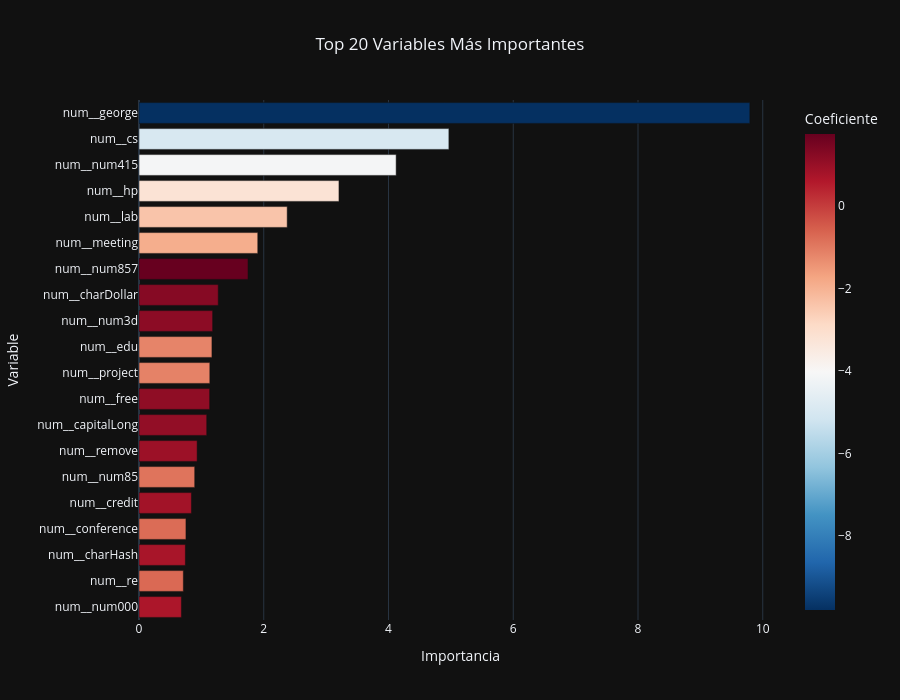

Here is the notebook cell this chart was saved with:
### Code cell
# ================================================ #
# 32. IMPORTANCIA DE VARIABLES REGRESIÓN LOGÍSTICA #
# ================================================ #

# OBTENER NOMBRES DE VARIABLES
feature_names = (
    best_model.named_steps["preprocessing"]
    .get_feature_names_out()
)

# COEFICIENTES DEL MODELO
coeficients = (
    best_model.named_steps["model"]
    .coef_[0]
)

importance_df = pd.DataFrame({
    "Variable": feature_names,
    "Coeficiente": coeficients,
    "Importancia": np.abs(coeficients)
})

importance_df = (
    importance_df
    .sort_values(
        by="Importancia",
        ascending=False
    )
)

# TOP VARIABLES
top_importance = importance_df.head(20)

print(top_importance)

# GRÁFICA
fig = px.bar(
    top_importance,
    x="Importancia",
    y="Variable",
    orientation="h",
    color="Coeficiente",
    color_continuous_scale="RdBu_r",
    title="Top 20 Variables Más Importantes"
)

fig.update_layout(
    template="plotly_dark",
    title_x=0.5,
    height=700,
    yaxis=dict(
        categoryorder="total ascending"
    )
)

fig.show()

### Figure 1 — Plotly figure (JSON) as saved in the notebook; plotly's stock layout.template omitted (floating-point values rounded to 4 significant figures)
{"data": [{"hovertemplate": "Importancia=%{x}<br>Variable=%{y}<br>Coeficiente=%{marker.color}<extra></extra>", "legendgroup": "", "marker": {"color": [-9.793, -4.968, -4.123, -3.206, -2.376, -1.904, 1.748, 1.271, 1.18, -1.169, -1.135, 1.133, 1.086, 0.9319, -0.8931, 0.8402, -0.7527, 0.7433, -0.7109, 0.6796], "coloraxis": "coloraxis", "pattern": {"shape": ""}}, "name": "", "orientation": "h", "showlegend": false, "textposition": "auto", "type": "bar", "x": [9.793, 4.968, 4.123, 3.206, 2.376, 1.904, 1.748, 1.271, 1.18, 1.169, 1.135, 1.133, 1.086, 0.9319, 0.8931, 0.8402, 0.7527, 0.7433, 0.7109, 0.6796], "xaxis": "x", "y": ["num__george", "num__cs", "num__num415", "num__hp", "num__lab", "num__meeting", "num__num857", "num__charDollar", "num__num3d", "num__edu", "num__project", "num__free", "num__capitalLong", "num__remove", "num__num85", "num__credit", "num__conference", "num__charHash", "num__re", "num__num000"], "yaxis": "y"}], "layout": {"barmode": "relative", "coloraxis": {"colorbar": {"title": {"text": "Coeficiente"}}, "colorscale": [[0, "rgb(5,48,97)"], [0.1, "rgb(33,102,172)"], [0.2, "rgb(67,147,195)"], [0.3, "rgb(146,197,222)"], [0.4, "rgb(209,229,240)"], [0.5, "rgb(247,247,247)"], [0.6, "rgb(253,219,199)"], [0.7, "rgb(244,165,130)"], [0.8, "rgb(214,96,77)"], [0.9, "rgb(178,24,43)"], [1, "rgb(103,0,31)"]]}, "height": 700, "legend": {"tracegroupgap": 0}, "title": {"text": "Top 20 Variables Más Importantes", "x": 0.5}, "xaxis": {"anchor": "y", "domain": [0, 1], "title": {"text": "Importancia"}}, "yaxis": {"anchor": "x", "categoryorder": "total ascending", "domain": [0, 1], "title": {"text": "Variable"}}}}
